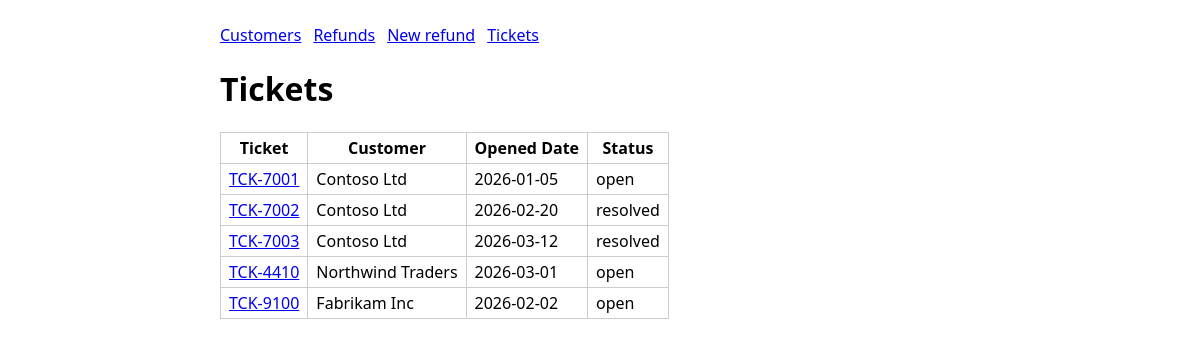
/tickets (signed in), run on the app's committed database.
### tables this page shows
CREATE TABLE tickets(
        id INTEGER PRIMARY KEY AUTOINCREMENT, ticket_number TEXT UNIQUE, customer TEXT,
        opened_date TEXT, status TEXT DEFAULT 'open');

### sandbox/app.py (the view)
@app.route("/tickets")
@login_required
def tickets():
    rows = db().execute("SELECT * FROM tickets ORDER BY id").fetchall()
    return render_template("tickets.html", rows=rows)

### sandbox/app.py (called while the page is built)
def db():
    if "db" not in g:
        g.db = sqlite3.connect(DB)
        g.db.row_factory = sqlite3.Row
    return g.db

def login_required(fn):
    @wraps(fn)
    def wrapper(*a, **kw):
        if not session.get("user"):
            return redirect(url_for("login"))
        return fn(*a, **kw)
    return wrapper

### sandbox/templates/tickets.html
{% extends "base.html" %}{% block body %}<h1>Tickets</h1>
<table><tr><th>Ticket</th><th>Customer</th><th>Opened Date</th><th>Status</th></tr>
{% for r in rows %}<tr><td><a href="/tickets/{{ r.id }}">{{ r.ticket_number }}</a></td><td>{{ r.customer }}</td><td>{{ r.opened_date }}</td><td>{{ r.status }}</td></tr>{% endfor %}</table>{% endblock %}

### sandbox/templates/base.html (shortened to what this page needs)
<!doctype html>
<html><head><meta charset="utf-8"><title>{% block title %}Mock helpdesk{% endblock %}</title>
</head><body>
<nav>{% if session.get('user') %}<a href="/customers">Customers</a><a href="/refunds">Refunds</a><a href="/refunds/new">New refund</a><a href="/tickets">Tickets</a>{% endif %}</nav>
{% block body %}{% endblock %}
</body></html>

### sandbox/templates/base.html (style rules this page uses)
body { font-family:system-ui,sans-serif;max-width:760px;margin:24px auto;padding:0 12px }
nav a { margin-right:12px }
table { border-collapse:collapse }
td,th { border:1px solid #ccc;padding:4px 8px }

### data on the page
tickets: ticket_number "TCK-7001", customer "Contoso Ltd", opened_date "2026-01-05", status "open"
tickets: ticket_number "TCK-7002", customer "Contoso Ltd", opened_date "2026-02-20", status "resolved"
tickets: ticket_number "TCK-7003", customer "Contoso Ltd", opened_date "2026-03-12", status "resolved"
tickets: ticket_number "TCK-4410", customer "Northwind Traders", opened_date "2026-03-01", status "open"
tickets: ticket_number "TCK-9100", customer "Fabrikam Inc", opened_date "2026-02-02", status "open"
